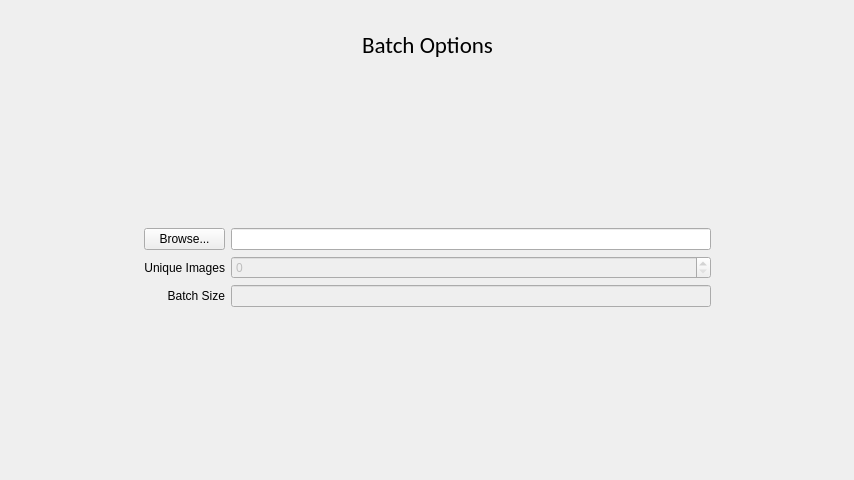
<?xml version="1.0" encoding="UTF-8"?>
<ui version="4.0">
 <class>BatchOptionsClass</class>
 <widget class="QWidget" name="BatchOptionsClass">
  <property name="geometry">
   <rect>
    <x>0</x>
    <y>0</y>
    <width>854</width>
    <height>480</height>
   </rect>
  </property>
  <property name="windowTitle">
   <string>Form</string>
  </property>
  <layout class="QGridLayout" name="gridLayout">
   <item row="3" column="3">
    <spacer name="horizontalSpacer_2">
     <property name="orientation">
      <enum>Qt::Horizontal</enum>
     </property>
     <property name="sizeType">
      <enum>QSizePolicy::MinimumExpanding</enum>
     </property>
     <property name="sizeHint" stdset="0">
      <size>
       <width>40</width>
       <height>20</height>
      </size>
     </property>
    </spacer>
   </item>
   <item row="4" column="2">
    <widget class="QSpinBox" name="numUnique">
     <property name="enabled">
      <bool>false</bool>
     </property>
     <property name="minimumSize">
      <size>
       <width>0</width>
       <height>0</height>
      </size>
     </property>
     <property name="maximumSize">
      <size>
       <width>16777215</width>
       <height>16777215</height>
      </size>
     </property>
     <property name="alignment">
      <set>Qt::AlignLeading|Qt::AlignLeft|Qt::AlignVCenter</set>
     </property>
    </widget>
   </item>
   <item row="5" column="2">
    <widget class="QLineEdit" name="batchSize">
     <property name="enabled">
      <bool>false</bool>
     </property>
    </widget>
   </item>
   <item row="2" column="1">
    <spacer name="verticalSpacer_3">
     <property name="orientation">
      <enum>Qt::Vertical</enum>
     </property>
     <property name="sizeHint" stdset="0">
      <size>
       <width>20</width>
       <height>40</height>
      </size>
     </property>
    </spacer>
   </item>
   <item row="3" column="1">
    <widget class="QPushButton" name="browseBtn">
     <property name="text">
      <string>Browse...</string>
     </property>
    </widget>
   </item>
   <item row="5" column="1">
    <widget class="QLabel" name="batchSizeLbl">
     <property name="text">
      <string>Batch Size</string>
     </property>
     <property name="alignment">
      <set>Qt::AlignRight|Qt::AlignTrailing|Qt::AlignVCenter</set>
     </property>
    </widget>
   </item>
   <item row="1" column="1" colspan="2">
    <widget class="QLabel" name="titleLbl">
     <property name="font">
      <font>
       <family>Calibri</family>
       <pointsize>17</pointsize>
      </font>
     </property>
     <property name="text">
      <string>Batch Options</string>
     </property>
     <property name="alignment">
      <set>Qt::AlignCenter</set>
     </property>
    </widget>
   </item>
   <item row="4" column="1">
    <widget class="QLabel" name="uniqueImgLbl">
     <property name="text">
      <string>Unique Images</string>
     </property>
     <property name="alignment">
      <set>Qt::AlignRight|Qt::AlignTrailing|Qt::AlignVCenter</set>
     </property>
    </widget>
   </item>
   <item row="6" column="1">
    <spacer name="verticalSpacer_2">
     <property name="orientation">
      <enum>Qt::Vertical</enum>
     </property>
     <property name="sizeHint" stdset="0">
      <size>
       <width>20</width>
       <height>40</height>
      </size>
     </property>
    </spacer>
   </item>
   <item row="3" column="2">
    <widget class="QLineEdit" name="chosenDestination">
     <property name="minimumSize">
      <size>
       <width>480</width>
       <height>0</height>
      </size>
     </property>
     <property name="readOnly">
      <bool>true</bool>
     </property>
    </widget>
   </item>
   <item row="3" column="0">
    <spacer name="horizontalSpacer">
     <property name="orientation">
      <enum>Qt::Horizontal</enum>
     </property>
     <property name="sizeType">
      <enum>QSizePolicy::Expanding</enum>
     </property>
     <property name="sizeHint" stdset="0">
      <size>
       <width>40</width>
       <height>20</height>
      </size>
     </property>
    </spacer>
   </item>
   <item row="0" column="1">
    <spacer name="verticalSpacer">
     <property name="orientation">
      <enum>Qt::Vertical</enum>
     </property>
     <property name="sizeType">
      <enum>QSizePolicy::Maximum</enum>
     </property>
     <property name="sizeHint" stdset="0">
      <size>
       <width>20</width>
       <height>20</height>
      </size>
     </property>
    </spacer>
   </item>
  </layout>
 </widget>
 <resources/>
 <connections>
  <connection>
   <sender>browseBtn</sender>
   <signal>clicked()</signal>
   <receiver>BatchOptionsClass</receiver>
   <slot>setDirectory()</slot>
   <hints>
    <hint type="sourcelabel">
     <x>183</x>
     <y>243</y>
    </hint>
    <hint type="destinationlabel">
     <x>426</x>
     <y>239</y>
    </hint>
   </hints>
  </connection>
 </connections>
 <slots>
  <slot>setDirectory()</slot>
 </slots>
</ui>
